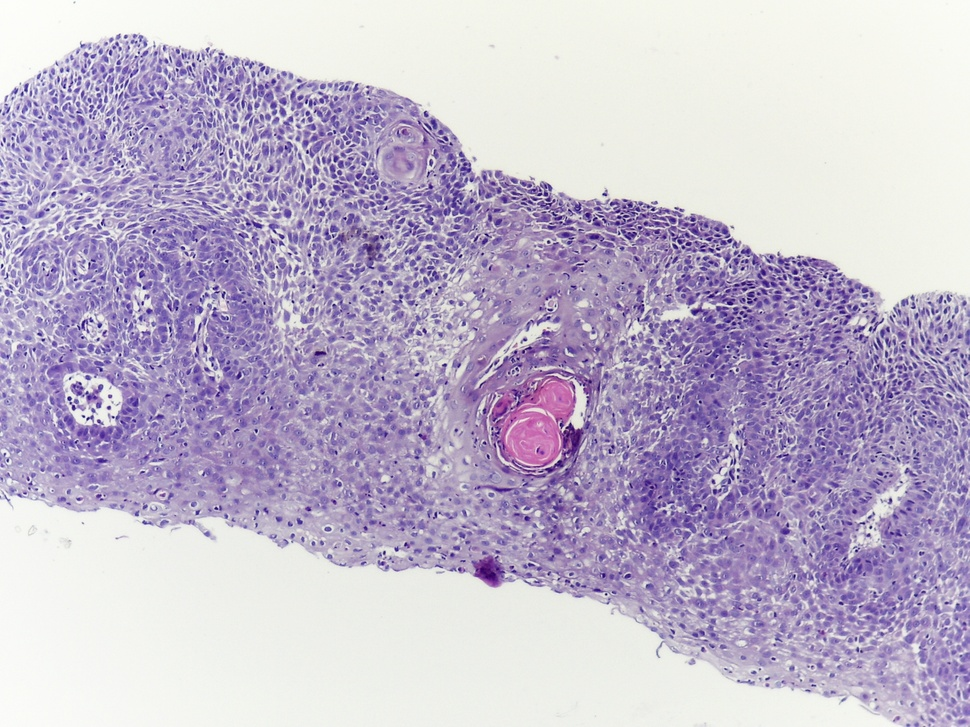
#> input picture Statistical_Analysis/Image_Moments/OSCC_100x_1.jpg, 970 x 727 px, shrunk from 2048 x 1536 before the run
$ python image_moments.py
#> lines starting #> are read from the running program, lines starting #| are printed output that depends on the picture; after the words box and inside, x2 and y2 are one past the last pixel; in counts of white or black regions, pixels touching at a corner belong together; long printed decimals are rounded
#%%
import numpy as np
import cv2
import matplotlib.pyplot as plt
import pathlib

# %%
file_name=pathlib.Path.cwd()
image_bgr=cv2.imread(filename=file_name/"OSCC_100x_1.jpg")
#> image_bgr is the input picture: shape (727, 970, 3); mean B, G, R 205.5, 182.7, 192.8
cv2.imshow('image_bgr',image_bgr)
cv2.waitKey(0)
cv2.destroyAllWindows()
# %%
img_gray=cv2.cvtColor(image_bgr,cv2.COLOR_BGR2GRAY)
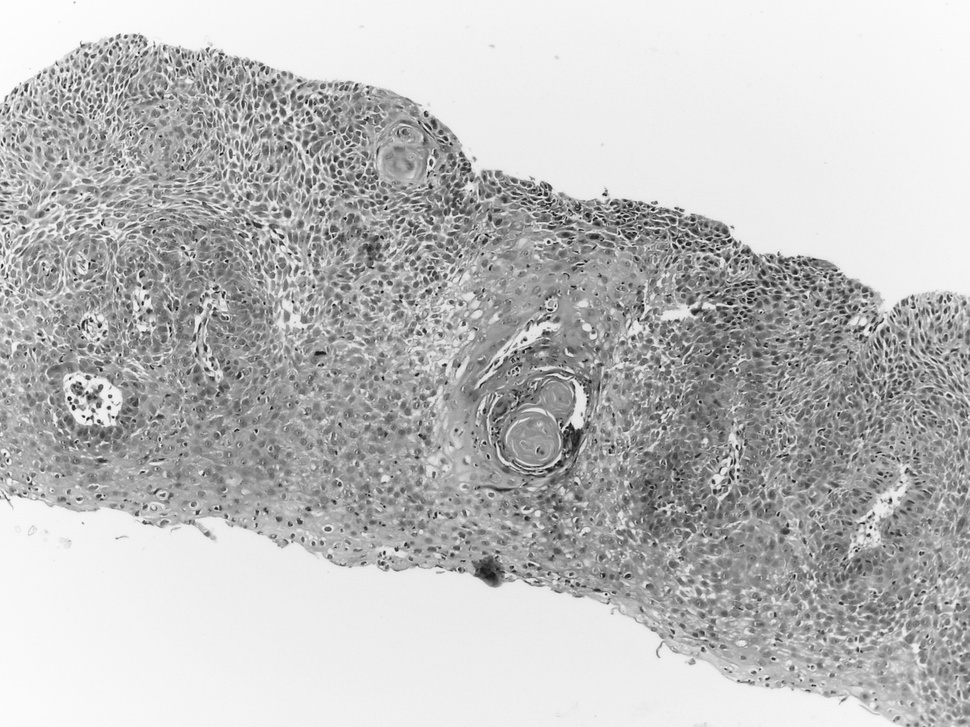
#> img_gray: shape (727, 970); min 11, max 255, mean 188.3
_,img_binary=cv2.threshold(img_gray,127,255,cv2.THRESH_BINARY)
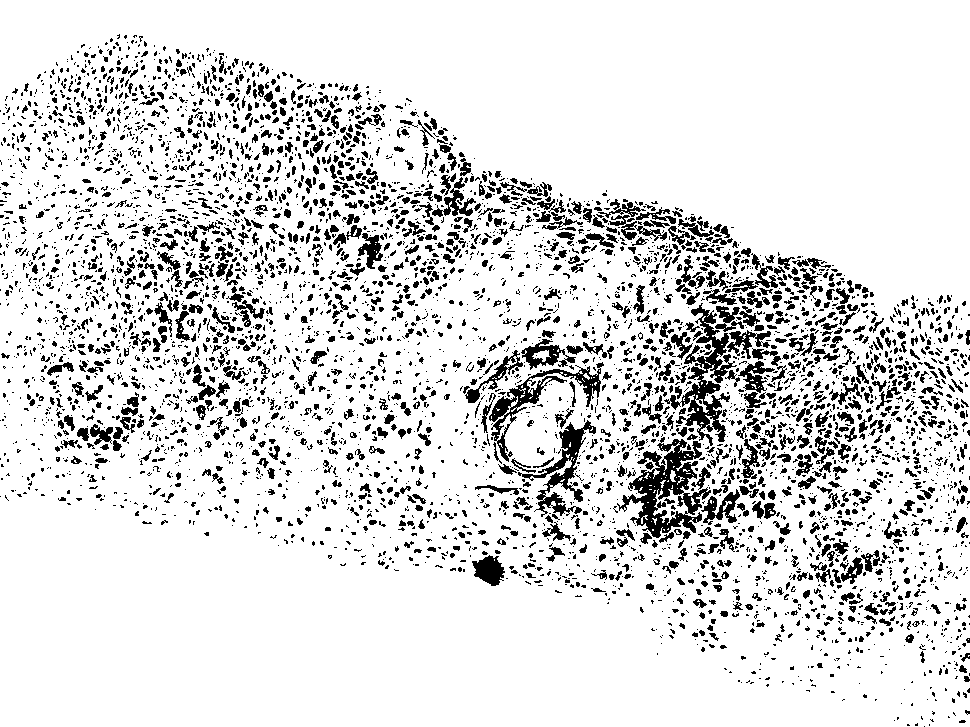
#> img_binary: shape (727, 970); 86.6% white; 5225 black regions (3963 under 20 px), largest, box (x1, y1, x2, y2) and area: (617, 437, 711, 538) 3685, (664, 303, 737, 446) 2895, (489, 362, 604, 462) 1935
image_moments=cv2.moments(img_binary, binaryImage=False)
#> image_moments = moments, m00 155721615, centre m10/m00, m01/m00 = (479.5, 364.1)

# %%
import pandas as pd
data_moment=pd.DataFrame([image_moments])
#> data_moment = table of 1 rows and 24 columns
data_moment.to_csv('data_moments.csv')

# %%
for moment, value in image_moments.items():
    if "m" in moment:  # Filter out non-moment entries
        print(f"{moment}: {value}")
#> this loop made 24 passes
#> (moment, value) on passes 1 to 12: ('m00', 155721615), ('m10', 7.47e+10), ('m01', 5.67e+10), ('m20', 4.82e+13), ('m11', 2.68e+13), ('m02', 2.81e+13), ('m30', 3.51e+16), ('m21', 1.71e+16), ('m12', 1.32e+16), ('m03', 1.57e+16), ('mu20', 1.24e+13), ('mu11', -4.16e+11)
#| m00: 155721615.0
#| m10: 74675345970.0
#| m01: 56700268470.0
#| m20: 48231647971680.0
#| m11: 26774307088245.0
#| m02: 28114078801080.0
#| m30: 3.5149250123674144e+16
#| m21: 1.7138492890571532e+16
#> (further printed lines are left out)

# Central Moments (muXX) and Normalized Moments (nuXX)
print("\nCentral Moments (muXX):")
for moment, value in image_moments.items():
    if "mu" in moment:
        print(f"{moment}: {value}")

print("\nNormalized Moments (nuXX):")
for moment, value in image_moments.items():
    if "nu" in moment:
        print(f"{moment}: {value}")

# %%
# Calculate Centroid (cx, cy) using the moments
cx = image_moments['m10'] / image_moments['m00']
#> cx = 479.5
cy = image_moments['m01'] / image_moments['m00']
#> cy = 364.1

# Calculate Area (m00)
area = image_moments['m00']
#> area = 155721615

# Print calculated properties
print(f"Centroid: (cx, cy) = ({cx}, {cy})")
#| Centroid: (cx, cy) = (479.544, 364.113)
print(f"Area (m00): {area}")
#| Area (m00): 155721615.0
# %%
